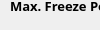
        <widget class="QWidget" name="mpIceCaps">
         <property name="geometry">
          <rect>
           <x>0</x>
           <y>0</y>
           <width>100</width>
           <height>30</height>
          </rect>
         </property>
         <attribute name="label">
          <string>Ice Caps</string>
         </attribute>
         <widget class="QLabel" name="label_65">
          <property name="geometry">
           <rect>
            <x>10</x>
            <y>50</y>
            <width>171</width>
            <height>31</height>
           </rect>
          </property>
          <property name="font">
           <font>
            <family>Open Sans</family>
            <pointsize>10</pointsize>
            <weight>75</weight>
            <bold>true</bold>
           </font>
          </property>
          <property name="text">
           <string>Freeze Chance Window:</string>
          </property>
         </widget>
         <widget class="QLabel" name="label_66">
          <property name="geometry">
           <rect>
            <x>10</x>
            <y>110</y>
            <width>191</width>
            <height>31</height>
           </rect>
          </property>
          <property name="font">
           <font>
            <family>Open Sans</family>
            <pointsize>10</pointsize>
            <weight>75</weight>
            <bold>true</bold>
           </font>
          </property>
          <property name="text">
           <string>Surrounding Tile Influence:</string>
          </property>
         </widget>
         <widget class="QLabel" name="label_67">
          <property name="geometry">
           <rect>
            <x>10</x>
            <y>-10</y>
            <width>181</width>
            <height>31</height>
           </rect>
          </property>
          <property name="font">
           <font>
            <family>Open Sans</family>
            <pointsize>10</pointsize>
            <weight>75</weight>
            <bold>true</bold>
           </font>
          </property>
          <property name="text">
           <string>Max. Freeze Percentage:</string>
          </property>
         </widget>
         <widget class="QDoubleSpinBox" name="spnMFP">
          <property name="geometry">
           <rect>
            <x>160</x>
            <y>20</y>
            <width>71</width>
            <height>31</height>
           </rect>
          </property>
          <property name="font">
           <font>
            <family>Open Sans</family>
            <pointsize>12</pointsize>
           </font>
          </property>
          <property name="decimals">
           <number>3</number>
          </property>
          <property name="maximum">
           <double>1.000000000000000</double>
          </property>
          <property name="singleStep">
           <double>0.100000000000000</double>
          </property>
          <property name="value">
           <double>0.600000000000000</double>
          </property>
         </widget>
         <widget class="QDoubleSpinBox" name="spnFCW">
          <property name="geometry">
           <rect>
            <x>160</x>
            <y>80</y>
            <width>71</width>
            <height>31</height>
           </rect>
          </property>
          <property name="font">
           <font>
            <family>Open Sans</family>
            <pointsize>12</pointsize>
           </font>
          </property>
          <property name="decimals">
           <number>3</number>
          </property>
          <property name="maximum">
           <double>1.000000000000000</double>
          </property>
          <property name="singleStep">
           <double>0.100000000000000</double>
          </property>
          <property name="value">
           <double>0.200000000000000</double>
          </property>
         </widget>
         <widget class="QDoubleSpinBox" name="spnSTI">
          <property name="geometry">
           <rect>
            <x>160</x>
            <y>140</y>
            <width>71</width>
            <height>31</height>
           </rect>
          </property>
          <property name="font">
           <font>
            <family>Open Sans</family>
            <pointsize>12</pointsize>
           </font>
          </property>
          <property name="decimals">
           <number>3</number>
          </property>
          <property name="maximum">
           <double>1.000000000000000</double>
          </property>
          <property name="singleStep">
           <double>0.100000000000000</double>
          </property>
          <property name="value">
           <double>0.500000000000000</double>
          </property>
         </widget>
        </widget>
